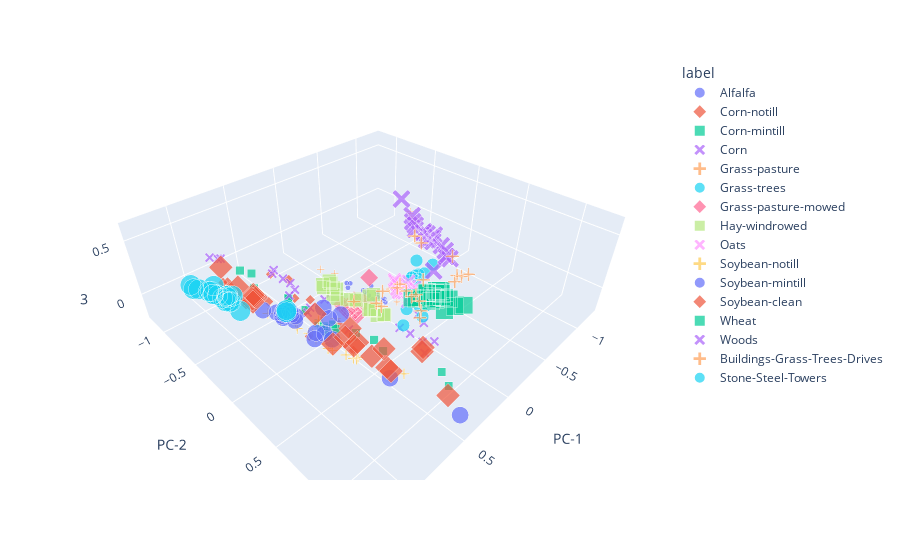
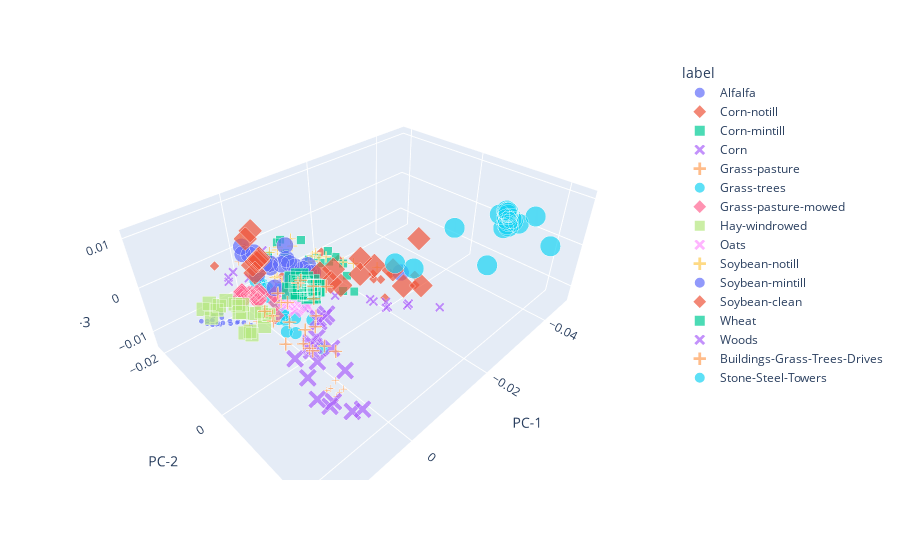
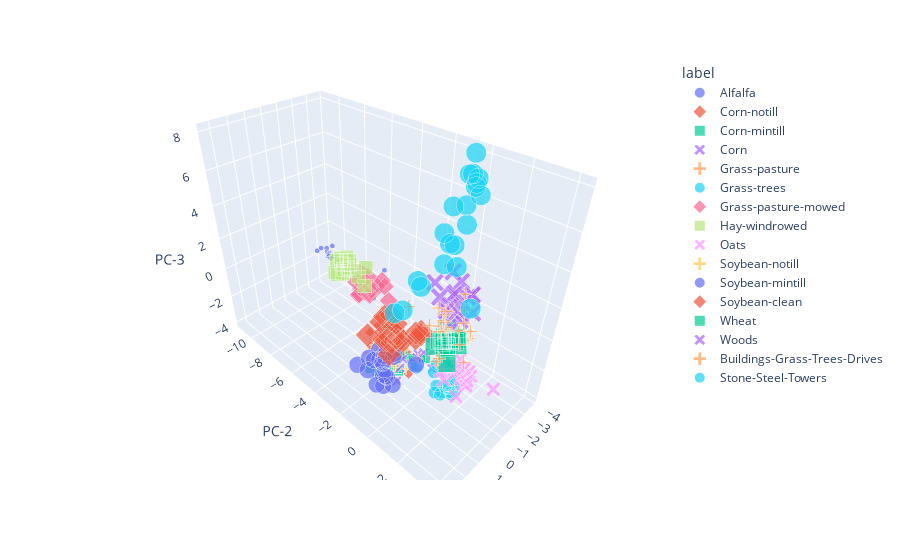

Here is the notebook cell these charts were saved with, in order:
### Code cell
#绘制三维散点图
from preprocess import *
from utils import *
from pandas import DataFrame
dataset = "IndianPines"
preprocesses = ['pca', 'ica','lda']
hsi_img, gt, label_values, ignored_labels ,rgb_bands = load_dataset(dataset)

for i in range(len(preprocesses)):
    img = preprocess(hsi_img, gt, preprocess_name=preprocesses[i], n_bands=3)
    img_merge = np.concatenate((img, gt[:,:,None]), axis=2)
    m, n, p = img_merge.shape
    img_data = np.reshape(img_merge, (m * n, p))
    img_frame = DataFrame(img_data,index=None,columns = ["PC-1","PC-2","PC-3",'class'])
    img_frame['class'] = img_frame['class'].map(lambda x: int(x))
    sample_size = 20
    sample = img_frame.groupby('class').apply(lambda x: x.sample(sample_size))
    sample = sample[sample['class'] != 0]
    sample['class'].value_counts()
    sample['label'] =  sample['class'].apply(lambda x : class_labels[str(x)])
    sample['label'].value_counts()
    scatter_3d = px.scatter_3d(sample, x="PC-1", y="PC-2", z="PC-3", size="class", color = "label",hover_name="label",
                    symbol="label")#, color_discrete_map = {"Joly": "blue", "Bergeron": "green", "Coderre":"red"})
    scatter_3d.show()
